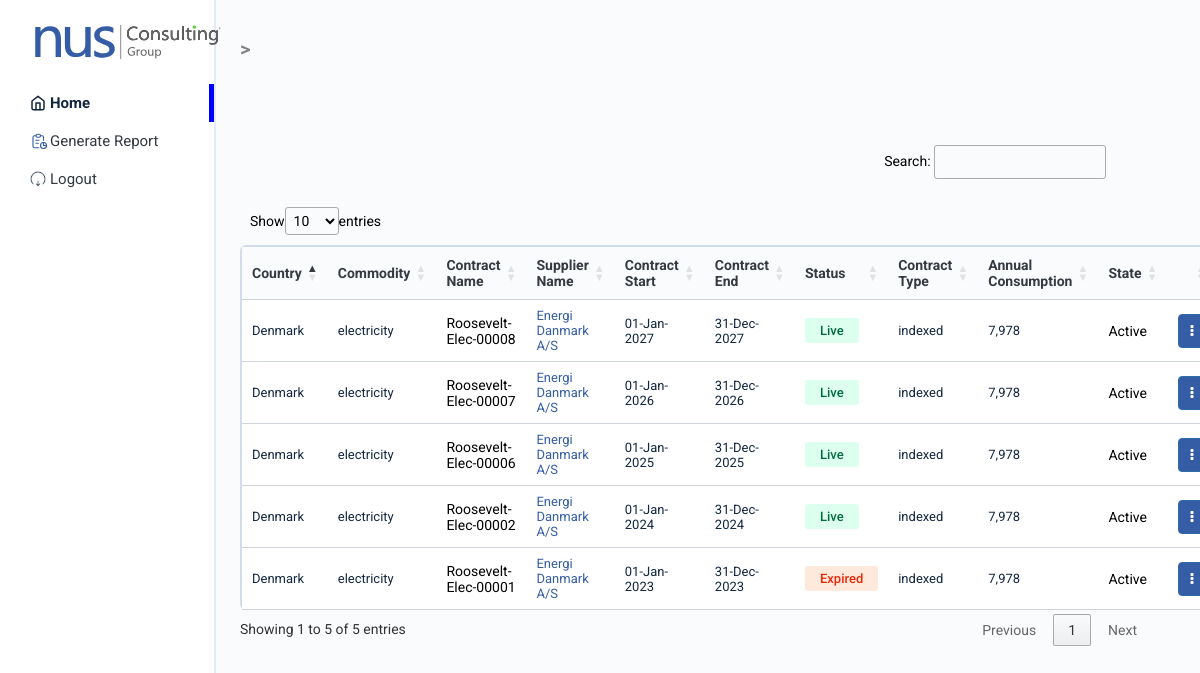
/listsupplycontract.php?id=4 (signed in), run on the app's committed database.
### tables this page shows
CREATE TABLE `nus_supply_contract` (
  `supplierId` int(11) NOT NULL,
  `parentId` varchar(100) DEFAULT NULL,
  `clientId` int(11) DEFAULT NULL,
  `contract_id` varchar(128) DEFAULT NULL,
  `countryName` varchar(64) DEFAULT NULL,
  `commodityName` varchar(64) DEFAULT NULL,
  `commodityUnits` varchar(32) DEFAULT NULL,
  `supplyName` varchar(255) DEFAULT NULL,
  `contractType` varchar(32) DEFAULT NULL,
  `contractIndexId` varchar(64) DEFAULT NULL,
  `contractTermfromDate` date DEFAULT NULL,
  `contractTermtoDate` date DEFAULT NULL,
  `commodityPrice` float(10,2) DEFAULT 0.00,
  `totalAnualConsumption` varchar(30) DEFAULT NULL,
  `totlconsumption` varchar(50) DEFAULT NULL,
  `allmonts` text DEFAULT NULL,
  `contractpricetype` varchar(30) DEFAULT NULL,
  `indexStructureType` varchar(64) DEFAULT NULL,
  `consumMinsize` varchar(64) DEFAULT NULL,
  `clickTrancheminsize` int(11) DEFAULT NULL,
  `openPrizemechanism` varchar(255) DEFAULT NULL,
  `contractstatus` varchar(16) NOT NULL DEFAULT 'A',
  `consumptionmonth` text DEFAULT NULL,
  `hedgeconsumption` text DEFAULT NULL,
  `openconsumption` text DEFAULT NULL,
  `basegenconsumption` text DEFAULT NULL,
  `effectcon` text DEFAULT NULL,
  `state` enum('Active','Archived','Cancelled') NOT NULL
);

### listsupplycontract.php (the view, shortened to what this page needs)
<!DOCTYPE html>
<html lang="en">
<head>
    <link
      rel="stylesheet"
      href="https://maxcdn.bootstrapcdn.com/bootstrap/3.4.1/css/bootstrap.min.css"
    />
    <link rel="stylesheet" href="https://cdnjs.cloudflare.com/ajax/libs/font-awesome/4.7.0/css/font-awesome.min.css">
    <link
      rel="stylesheet"
      href="//cdn.datatables.net/1.12.1/css/jquery.dataTables.min.css"
    />
    <link rel="stylesheet" type="text/css" href="css/style.css" />
    <link href="//cdnjs.cloudflare.com/ajax/libs/toastr.js/latest/css/toastr.min.css" rel="stylesheet"/>
</head>
<body style="line-height: normal;">
<div class="main">
        <div class="menu">
            <?php
                include('sidebar.php');
            ?>
        </div>
    </div>
    <div class="headerSection">
            <div class="headingstate">
                <div class="heading">
                    <p><a href="clientcompany.php?id=<?=($_GET['parent']);?>" class="clientfrs" ><?=base64_decode($_GET['parent']);?> > </a>
                    <a href="" class="clientss"><?=base64_decode($_GET['clinet']);?></a></p>
                </div>
            </div>
            <div class="padmd0">
    <table class="myTable" id="myTable">
        <thead class="">
            <th class="">Country</th>
            <th class="">Commodity</th>
            <th class="">Contract Name</th>
            <th class="">Supplier Name</th>
            <th class="">Contract Start</th>
            <th class="">Contract End</th>
            <th class="">Status</th>
            <th class="">Contract Type</th>
            <th class="">Annual Consumption</th>
            <th class="">State</th>
            <th class=""></th>
        </thead>
        <tbody>
        <?php
    include 'includes/functions.php';
                $user = $_GET['id'];
                $active = empty($_GET['active'])? '': $_GET['active'];
                $cancel = empty($_GET['cancel'])? '': $_GET['cancel'];
                $archive = empty($_GET['archive'])? '': $_GET['archive'];
                if ($active == '' && $cancel == '' && $archive == '' && $_SESSION['role'] != 'Parent company' && $_SESSION['role'] != 'Client company') {
                    $sql = "SELECT * FROM nus_supply_contract WHERE clientId='$user' ORDER BY supplierId DESC";
                }
                else if($_SESSION['role'] == 'Parent company' || $_SESSION['role'] == 'Client company') {
                    $sql = "SELECT * FROM nus_supply_contract WHERE clientId='$user' AND state = 'Active' ORDER BY supplierId DESC";
                }
                else {
                    $sql = "SELECT * FROM nus_supply_contract WHERE clientId='$user' AND state IN ('$active','$cancel','$archive') ORDER BY supplierId DESC";
                }
                $result = mysqli_query($conn,$sql);
                $clientstate = mysqli_query($conn, "SELECT * From clientcompanydata where clientcompany ='".base64_decode($_GET['clinet'])."' ");
                $rows = mysqli_fetch_array($clientstate);
                while($row = mysqli_fetch_assoc($result)) {
                ?>
                <?php
                    if ($row['state'] == 'Archived') {
                    ?>
                        <tr class="arch">
                            <?php
                            $prve = 'preview';
                            if($_SESSION['role'] == 'Admin' || $_SESSION['role'] == 'NUS Manager'){
                                $prve ='edit';
                            }
                            ?>
                            <td><?= $row['countryName']; ?></td>
                            <td><?= $row['commodityName']; ?></td>
                            <td><a href="supplycontractpreview.php?info=<?=$user?>&id=<?=$row['supplierId']?>&type=preview&role=<?=base64_encode('role')?>"><?= $row['contract_id']; ?></a></td>
                            <td ><?= $row['supplyName'];?></td>
                            <td><?= date('d-M-Y',strtotime($row['contractTermfromDate'])); ?></td>
                            <td><?= date('d-M-Y',strtotime($row['contractTermtoDate'])) ?></td>
                            <td><?php
                            $expire = strtotime($row['contractTermtoDate']);
                            $today = strtotime("today midnight");
                            if($today >= $expire){
                                echo "<span style='background: #ffe9dc; color: #eb2808;padding: 5px 15px;border-radius: 3px;font-weight: 500;'>Expired</span>";
                            } else {
                                echo "<span style='background: #DCFFF0; color: #026A3E;padding: 5px 15px;border-radius: 3px;font-weight: 500;'>Live</span>";
                            }
                            ?></td>
                            <td><?= $row['contractType']; ?></td>
                            <td><?=$row['totalAnualConsumption'];?></td>
                            <?php
                                if($_SESSION['role'] == 'Parent company' || $_SESSION['role'] == 'Client company'){
                            ?>
                            <td id="valuee"><span style="color:black; font-size:14px;"><?php echo $row['state'] ?></span></td>
                            <?php
                                }else{
                            ?>
                            <td id="valuee"><a href="statesupply.php?info=<?=$user?>&id=<?=$row['supplierId']?>&contractname=<?=base64_encode($row['contract_id'])?>&client=<?=base64_encode($_GET['clinet'])?>&parent=<?=base64_encode($_GET['parent'])?>"><?php echo $row['state'] ?></a></td>
                            <?php
                                }
                            ?>
                            <td><div class="btn-group">
                            <button type="button" class="btn btn-primary dropdown-toggle" data-toggle="dropdown" style="background: #345DA6;">
                            <i class="fa fa-ellipsis-v" aria-hidden="true"></i></button>
                            <ul class="dropdown-menu" role="menu">
                            <?php
                                if($rows['state']=='Archived' || $rows['state']=='Cancelled') {
                            ?>
                            <li><a href="supplycontractpreview.php?info=<?=$user?>&id=<?=$row['supplierId']?>&type=preview&role=<?=base64_encode('role')?>">View</a></li>
                            <?php
                                if($_SESSION['role'] == 'Admin' || $_SESSION['role'] == 'NUS Manager') {
                                ?>
                            <li><a href="supplycontractpreview.php?info=<?=$user?>&id=<?=$row['supplierId']?>&type=edit" style="color: lightgray; pointer-events: none;" >Edit</a></li>
                            <li>
                                <a id="editing" href="supplyarchieve.php?info=<?=$user?>&id=<?=$row['supplierId']?>&contractname=<?=base64_encode($row['contract_id'])?>" style="color: lightgray; pointer-events: none;">Archive</a>
                            </li>
                            <li>
                                <a href="supplycancel.php?info=<?=$user?>&id=<?=$row['supplierId']?>&contractname=<?=base64_encode($row['contract_id'])?>" id="moving" style="color: lightgray; pointer-events: none;">Cancel</a>
                            </li>
                            <li>
                                <a href="supplyreactive.php?info=<?=$user?>&id=<?=$row['supplierId']?>&contractname=<?=base64_encode($row['contract_id'])?>" id="moving" style="color: lightgray; pointer-events: none;" >Re-Activate</a>
                            </li>
                                <?php
                                    }
                                ?>
                            <?php
                             }  else {
                            ?>
                             <li><a href="supplycontractpreview.php?info=<?=$user?>&id=<?=$row['supplierId']?>&type=preview&role=<?=base64_encode('role')?>">View</a></li>
                            <?php
                                if($_SESSION['role'] == 'Admin' || $_SESSION['role'] == 'NUS Manager') {
                                ?>
                            <li><a href="supplycontractpreview.php?info=<?=$user?>&id=<?=$row['supplierId']?>&type=edit" style="color: lightgray; pointer-events: none;" >Edit</a></li>
                            <li>
                                <a id="editing" href="supplyarchieve.php?info=<?=$user?>&id=<?=$row['supplierId']?>&contractname=<?=base64_encode($row['contract_id'])?>" style="color: lightgray; pointer-events: none;">Archive</a>
                            </li>
                            <li>
                                <a href="supplycancel.php?info=<?=$user?>&id=<?=$row['supplierId']?>&contractname=<?=base64_encode($row['contract_id'])?>" id="moving" style="color: lightgray; pointer-events: none;">Cancel</a>
                            </li>
                            <li>
                                <a href="supplyreactive.php?info=<?=$user?>&id=<?=$row['supplierId']?>&contractname=<?=base64_encode($row['contract_id'])?>" id="moving" >Re-Activate</a>
                            </li>
                            <?php }
                            ?>
                            <?php
                            }
                            ?>
                        </ul>
                  </div></td>
                </tr>
            <?php
                } else {
                ?>
                    <tr>
                    <td><?= $row['countryName']; ?></td>
                    <td><?= $row['commodityName']; ?></td>
                    <td><a href="supplycontractpreview.php?info=<?=$user?>&id=<?=$row['supplierId']?>&type=preview&role=<?=base64_encode('role')?>"><?= $row['contract_id']; ?></a></td>
                    <td style="color: #345DA6;"><?= $row['supplyName'];?></td>
                    <td><?= date('d-M-Y',strtotime($row['contractTermfromDate'])); ?></td>
                    <td><?= date('d-M-Y',strtotime($row['contractTermtoDate'])) ?></td>
                    <td><?php
                    $expire = strtotime($row['contractTermtoDate']);
                    $today = strtotime("today midnight");
                    if($today >= $expire){
                        echo "<span style='background: #ffe9dc; color: #eb2808;padding: 5px 15px;border-radius: 3px;font-weight: 500;'>Expired</span>";
                    } else {
                        echo "<span style='background: #DCFFF0; color: #026A3E;padding: 5px 15px;border-radius: 3px;font-weight: 500;'>Live</span>";
                    }
                    ?></td>
                    <td><?= $row['contractType']; ?></td>
                    <td><?=$row['totalAnualConsumption'];?></td>
                    <?php
                                if($_SESSION['role'] == 'Parent company' || $_SESSION['role'] == 'Client company'){
                            ?>
                            <td id="valuee"><span style="color:black; font-size:14px;"><?php echo $row['state'] ?></span></td>
                            <?php
                                }else{
                    ?>
                    <td id="valuee"><a href="statesupply.php?info=<?=$user?>&id=<?=$row['supplierId']?>&contractname=<?=base64_encode($row['contract_id'])?>&client=<?=base64_encode($_GET['clinet'])?>&parent=<?=base64_encode($_GET['parent'])?>"><?php echo $row['state'] ?></a></td>
                    <?php
                        }
                    ?>
                    <td><div class="btn-group">
                    <button type="button" class="btn btn-primary dropdown-toggle" data-toggle="dropdown" style="background: #345DA6;">
                    <i class="fa fa-ellipsis-v" aria-hidden="true"></i></button>
          </div></td>
        </tr>
             <?php
                }
                ?>
            <?php
            }
            ?>
        </tbody>
    </table>
</div>
    </body>
</html>

### css/style.css (style rules this page uses)
* { padding: 0; margin: 0; box-sizing: border-box; list-style: none; font-family: 'Roboto', sans-serif; }
body { background: #f9fbfd; }
a { text-decoration: none; }
::placeholder { color: #95AAC9; }
.main { width: 100%; }
.menu { width: 18%; border-right: 2px solid #e4ebf6; background: #ffffff; position: fixed; top: 0; left: 0; right: 0; bottom: 0; z-index: 1; }

### listsupplycontract.php (style rules this page uses)
table { border: 2px solid #D2DDEC; border-radius: 6px; width: 76%; margin: 10px 300px; }
table th { color: #343a40; background: #F9FBFD; }
table.myTable thead th { border-bottom: 1px solid #CED4DA !important; }
table td { color: #12263F; font-size: 13px; border-bottom: 1px solid #CED4DA; }
table.dataTable.no-footer { border-bottom: none !important; }
table tbody td a { color: black ; font-size: 14px; }
table.dataTable thead > tr > th.sorting_asc::before, table.dataTable thead > tr > th.sorting_desc::after { opacity: 1; }
td { background: white; }
p { margin:0 0; }
.headerSection { position: absolute; top: 4%; font-size: 14px; width: 100%; height: 100%; display: block; }
.headingstate { position: absolute; left: 20%; display: block; overflow: hidden; }
.heading { margin: 0 0 50px 0; }
.clientfrs { font-size: 20px; font-weight: 600; color: grey; }

### data on the page
nus_supply_contract: countryName "Denmark", commodityName "electricity", contract "Roosevelt-Elec-00008", supplyName "Energi Danmark A/S", contractTermfromDate "01-Jan-2027", contractTermtoDate "31-Dec-2027", shows "Live", contractType "indexed", totalAnualConsumption "7,978", state "Active"
nus_supply_contract: countryName "Denmark", commodityName "electricity", contract "Roosevelt-Elec-00007", supplyName "Energi Danmark A/S", contractTermfromDate "01-Jan-2026", contractTermtoDate "31-Dec-2026", shows "Live", contractType "indexed", totalAnualConsumption "7,978", state "Active"
nus_supply_contract: countryName "Denmark", commodityName "electricity", contract "Roosevelt-Elec-00006", supplyName "Energi Danmark A/S", contractTermfromDate "01-Jan-2025", contractTermtoDate "31-Dec-2025", shows "Live", contractType "indexed", totalAnualConsumption "7,978", state "Active"
nus_supply_contract: countryName "Denmark", commodityName "electricity", contract "Roosevelt-Elec-00002", supplyName "Energi Danmark A/S", contractTermfromDate "01-Jan-2024", contractTermtoDate "31-Dec-2024", shows "Live", contractType "indexed", totalAnualConsumption "7,978", state "Active"
nus_supply_contract: countryName "Denmark", commodityName "electricity", contract "Roosevelt-Elec-00001", supplyName "Energi Danmark A/S", contractTermfromDate "01-Jan-2023", contractTermtoDate "31-Dec-2023", shows "Expired", contractType "indexed", totalAnualConsumption "7,978", state "Active"
